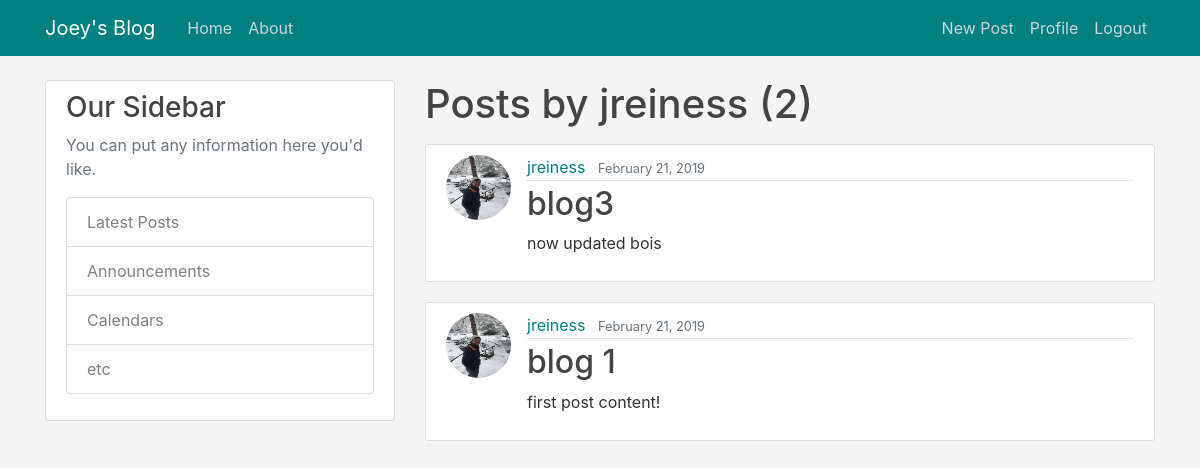
/user/jreiness/ (signed in), run on an earlier commit of the app's database.
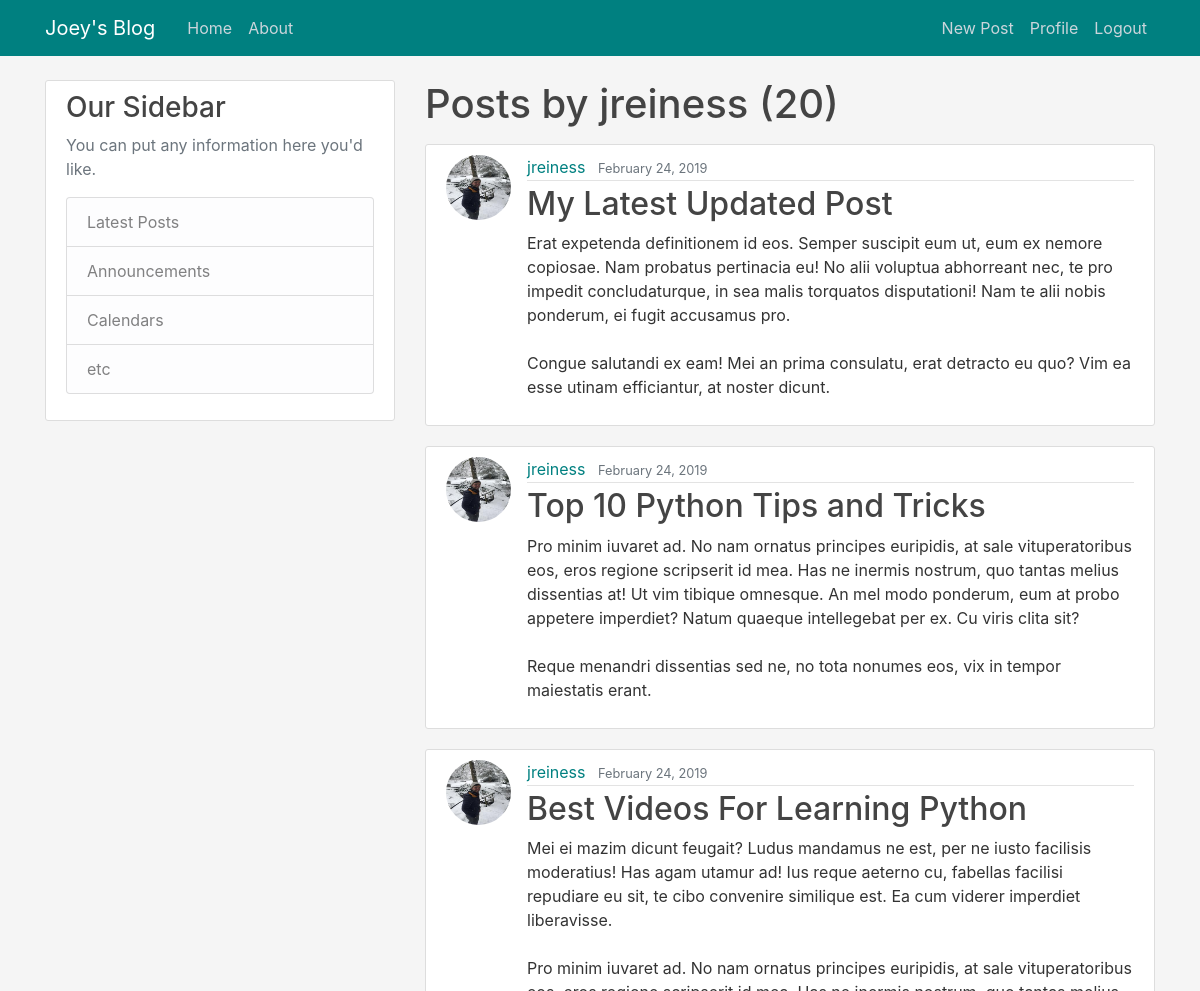
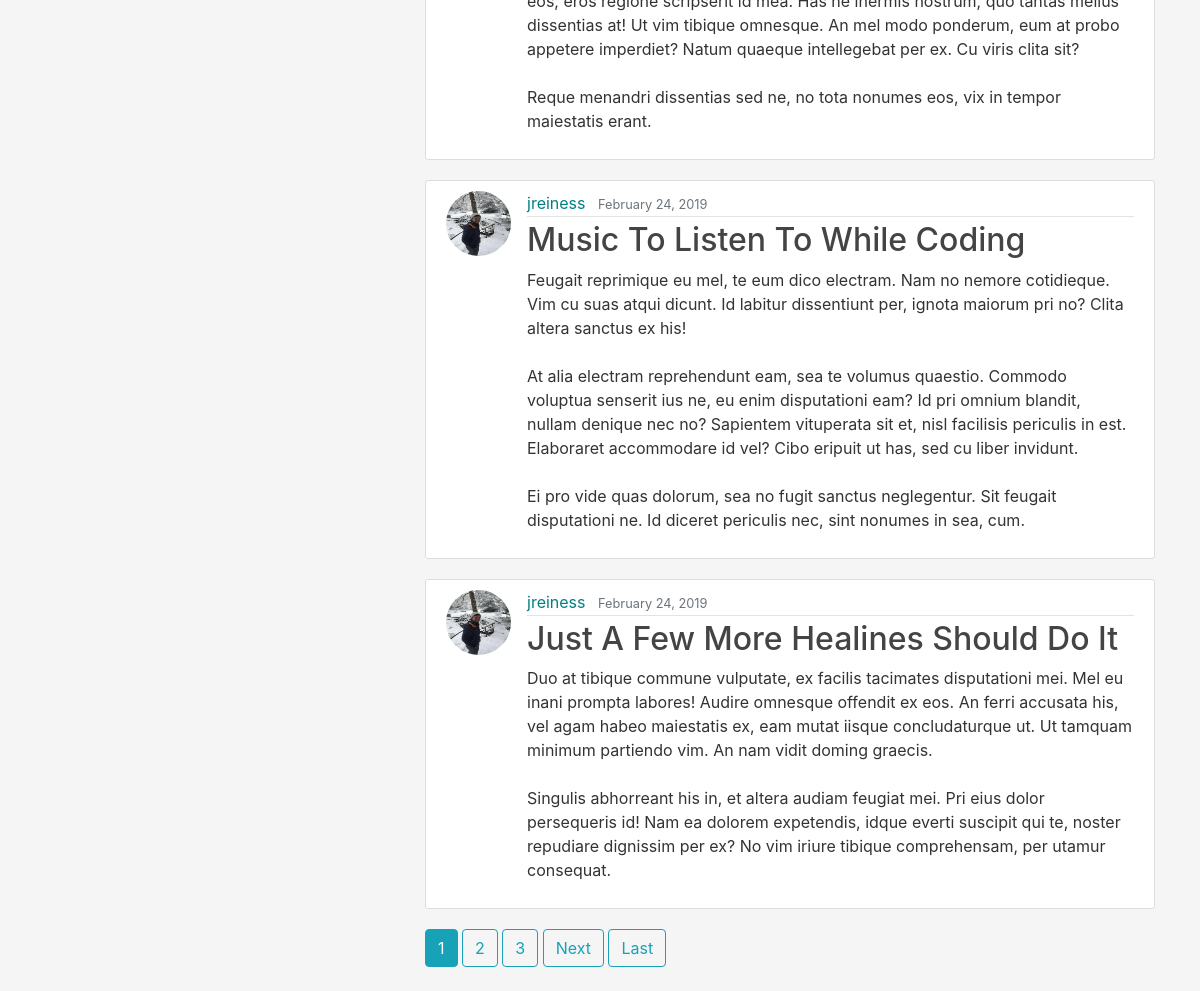
And on a later commit of the database (2 pictures, top to bottom).
### blog/models.py (models this page shows, shortened)
class Post(models.Model):
    title = models.CharField(max_length=100)
    content = models.TextField()
    date_posted = models.DateTimeField(default=timezone.now)
    author = models.ForeignKey(User, on_delete=models.CASCADE) #on_delete says what to do if user is deleted - what happens to post?

### users/models.py (models this page shows, shortened)
class Profile(models.Model):
    user = models.OneToOneField(User, on_delete=models.CASCADE)
    image = models.ImageField(default='default.jpg',upload_to='profile_pics')
    bio = models.TextField(default='I should really write a bio...', max_length=100)

### blog/views.py (the view)
# urls.py: path('user/<str:username>/', UserPostListView.as_view(), name='user-posts'),
class UserPostListView(ListView):
    model = Post
    template_name = 'blog/user_posts.html' #by default looks for app/model_type.html, e.g. blog/post_list.html
    context_object_name = 'posts' #the name to be referenced in template, by default it sends object_list
    paginate_by = 5
    def get_queryset(self):
        user = get_object_or_404(User, username=self.kwargs.get('username'))
        return Post.objects.filter(author=user).order_by('-date_posted')

### blog/templates/blog/user_posts.html (shortened to what this page needs)
{% extends 'blog/base.html'%}
{% block content %}
	<h1 class="mb-3">Posts by {{ view.kwargs.username  }} ({{ page_obj.paginator.count }})</h1>
	{% for post in posts %}
		<article class="media content-section">
			<img class="rounded-circle article-img" src="{{ post.author.profile.image.url }}">
		  <div class="media-body">
			<div class="article-metadata">
				<a class="mr-2" href="{% url 'user-posts' post.author.username %}">{{ post.author }}</a>
			  <small class="text-muted">{{ post.date_posted|date:"F j, Y" }}</small>
			</div>
			<h2><a class="article-title" href="{% url 'post-detail' post.id %}">{{ post.title }}</a></h2>
			<p class="article-content">{{ post.content }}</p>
		  </div>
		</article>
	{% endfor %}
	{% if is_paginated %}
		{% for num in page_obj.paginator.page_range %}
			{% if page_obj.number == num %}
				<a class="btn btn-info mb-4" href="?page={{ num }}">{{ num }}</a>
			{% elif num > page_obj.number|add:'-3' and num < page_obj.number|add:'3' %}
				<a class="btn btn-outline-info mb-4" href="?page={{ num }}">{{ num }}</a>
			{% endif %}
		{% endfor %}
		{% if page_obj.has_next %}
		<a class="btn btn-outline-info mb-4" href="?page={{ page_obj.next_page_number }}">Next</a>
			<a class="btn btn-outline-info mb-4" href="?page={{ page_obj.paginator.num_pages}}">Last</a>
		{% endif %}
	{% endif %}
{% endblock content %}

What changed in the data, as far as the page shows it:
no longer on this page (row unchanged): Post: author.profile.image (picture), author "jreiness", date_posted "February 21, 2019", title "blog3", content "now updated bois"
no longer on this page (row unchanged): Post: author.profile.image (picture), author "jreiness", date_posted "February 21, 2019", title "blog 1", content "first post content!"
added Post: author.profile.image (picture), author "jreiness", date_posted "February 24, 2019", title "My Latest Updated Post", content "Erat expetenda definitionem id eos. Semper suscipit eum ut, eum ex nemore copiosae. Nam probatus pertinacia eu! No alii voluptua abhorreant nec, te pro impedit concludaturque, in sea malis torquatos disputationi! Nam te alii nobis ponderum, ei fugit accusamus pro. Congue salutandi ex eam! Mei an prima consulatu, erat detracto eu quo? Vim ea esse utinam efficiantur, at noster dicunt."
added Post: author.profile.image (picture), author "jreiness", date_posted "February 24, 2019", title "Top 10 Python Tips and Tricks", content "Pro minim iuvaret ad. No nam ornatus principes euripidis, at sale vituperatoribus eos, eros regione scripserit id mea. Has ne inermis nostrum, quo tantas melius dissentias at! Ut vim tibique omnesque. An mel modo ponderum, eum at probo appetere imperdiet? Natum quaeque intellegebat per ex. Cu viris clita sit? Reque menandri dissentias sed ne, no tota nonumes eos, vix in tempor maiestatis erant."
added Post: author.profile.image (picture), author "jreiness", date_posted "February 24, 2019", title "Best Videos For Learning Python", content "Mei ei mazim dicunt feugait? Ludus mandamus ne est, per ne iusto facilisis moderatius! Has agam utamur ad! Ius reque aeterno cu, fabellas facilisi repudiare eu sit, te cibo convenire similique est. Ea cum viderer imperdiet liberavisse. Pro minim iuvaret ad. No nam ornatus principes euripidis, at sale vituperatoribus eos, eros regione scripserit id mea. Has ne inermis nostrum, quo tantas melius dissentias at! Ut vim tibique omnesque. An mel modo ponderum, eum at probo appetere imperdiet? Natum quaeque intellegebat per ex. Cu viris clita sit? Reque menandri dissentias sed ne, no tota nonumes eos, vix in tempor maiestatis erant."
added Post: author.profile.image (picture), author "jreiness", date_posted "February 24, 2019", title "Music To Listen To While Coding", content "Feugait reprimique eu mel, te eum dico electram. Nam no nemore cotidieque. Vim cu suas atqui dicunt. Id labitur dissentiunt per, ignota maiorum pri no? Clita altera sanctus ex his! At alia electram reprehendunt eam, sea te volumus quaestio. Commodo voluptua senserit ius ne, eu enim disputationi eam? Id pri omnium blandit, nullam denique nec no? Sapientem vituperata sit et, nisl facilisis periculis in est. Elaboraret accommodare id vel? Cibo eripuit ut has, sed cu liber invidunt. Ei pro vide quas dolorum, sea no fugit sanctus neglegentur. Sit feugait disputationi ne. Id diceret periculis nec, sint nonumes in sea, cum."
added Post: author.profile.image (picture), author "jreiness", date_posted "February 24, 2019", title "Just A Few More Healines Should Do It", content "Duo at tibique commune vulputate, ex facilis tacimates disputationi mei. Mel eu inani prompta labores! Audire omnesque offendit ex eos. An ferri accusata his, vel agam habeo maiestatis ex, eam mutat iisque concludaturque ut. Ut tamquam minimum partiendo vim. An nam vidit doming graecis. Singulis abhorreant his in, et altera audiam feugiat mei. Pri eius dolor persequeris id! Nam ea dolorem expetendis, idque everti suscipit qui te, noster repudiare dignissim per ex? No vim iriure tibique comprehensam, per utamur consequat."
Also different on the page:
{{ page_obj.paginator.count }}: "2" → "20"
new list line: "1"
new list line: "2"
new list line: "3"
text now shown: "Next Last"
